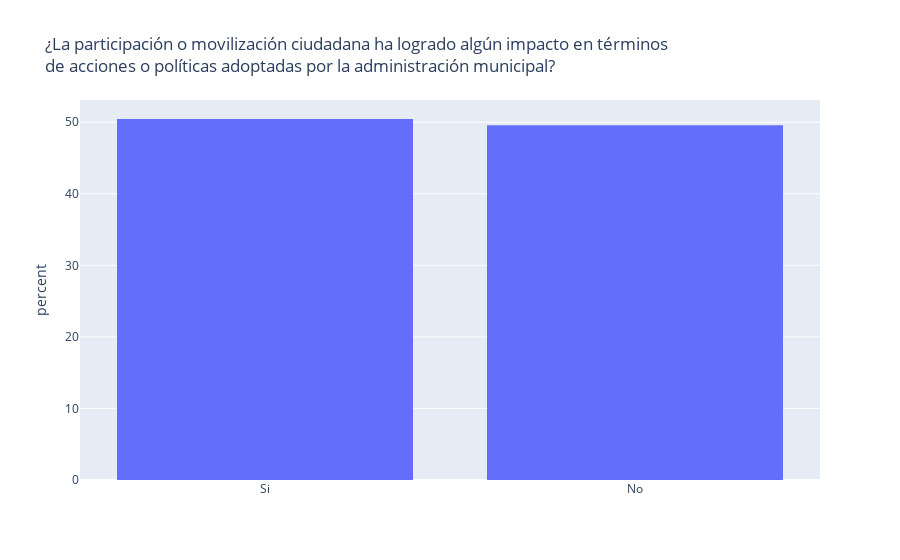

Here is the notebook cell this chart was saved with:
### Code cell
fig = px.histogram(Individuos,
                   x="I_44",
                   title='¿La participación o movilización ciudadana ha logrado algún impacto en términos' + '<br>' + 'de acciones o políticas adoptadas por la administración municipal?',
                   histnorm='percent',
                   labels={'I_44':'','percent':''})
fig.show()

### Figure 1 — Plotly figure (JSON) as saved in the notebook; plotly's stock layout.template omitted (floating-point values rounded to 4 significant figures; data arrays with more than 128 entries replaced by an {"elided": "..."} marker saying what was removed)
{"data": [{"alignmentgroup": "True", "bingroup": "x", "histnorm": "percent", "hovertemplate": "=%{x}<br>percent=%{y}<extra></extra>", "legendgroup": "", "marker": {"color": "#636efa", "pattern": {"shape": ""}}, "name": "", "offsetgroup": "", "orientation": "v", "showlegend": false, "type": "histogram", "x": {"elided": "7004 str values"}, "xaxis": "x", "yaxis": "y"}], "layout": {"barmode": "relative", "legend": {"tracegroupgap": 0}, "title": {"text": "¿La participación o movilización ciudadana ha logrado algún impacto en términos<br>de acciones o políticas adoptadas por la administración municipal?"}, "xaxis": {"anchor": "y", "domain": [0, 1], "title": {"text": ""}}, "yaxis": {"anchor": "x", "domain": [0, 1], "title": {"text": "percent"}}}}
